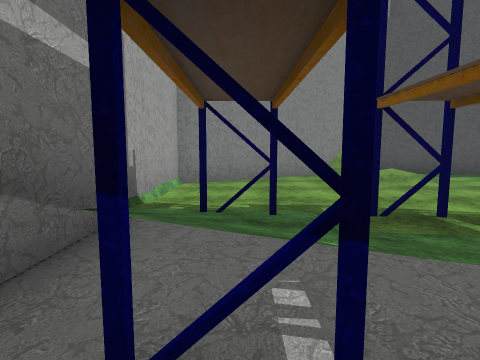
[1] (above)

21 first-person views from a walk through a 3-D level made in the Unity game engine. The camera is 1.4 m above the floor, tilts 6° down and sees 80° across. The floor is counted in squares, 2 m on a side. Each view is taken from the middle of a square. On the plan, view 1 faces up. The plan holds only what a view shows up to about 10 squares ahead; the rest is blank. The place goes on beyond the plan. The player character is not drawn. Door leaves are left out, so doorways stand open. Some surface patterns are stand-ins.

[2]
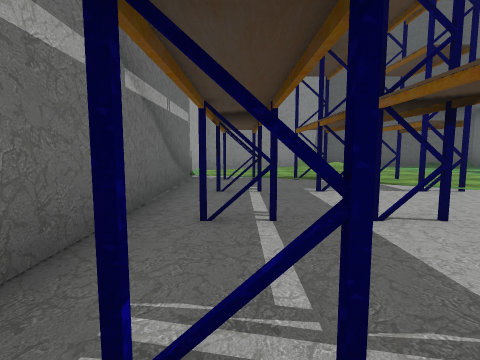

[3]
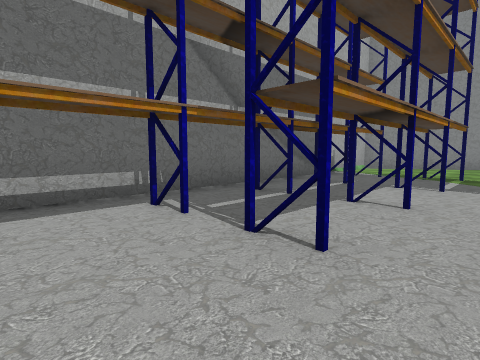

[4]
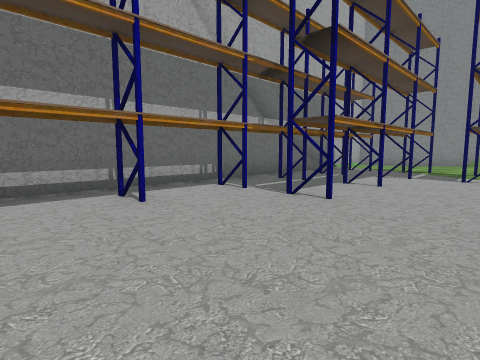

[5]
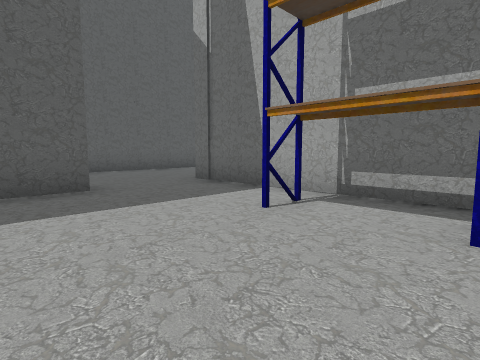

[6]
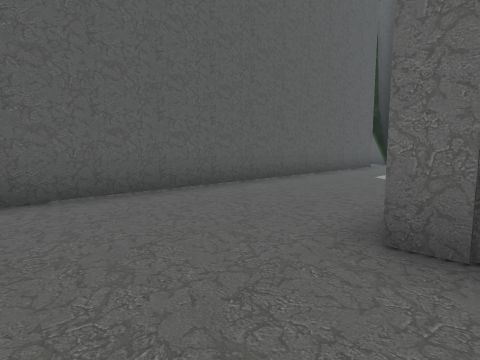

[7]
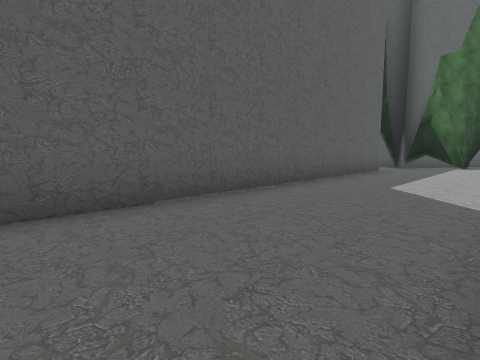

[8]
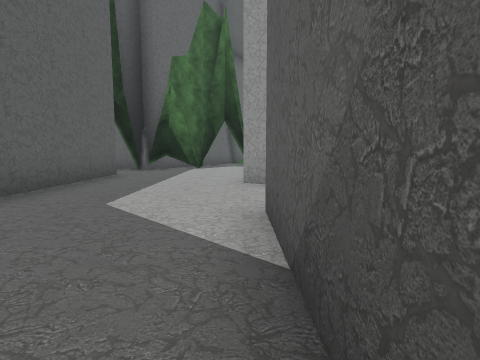

[9]
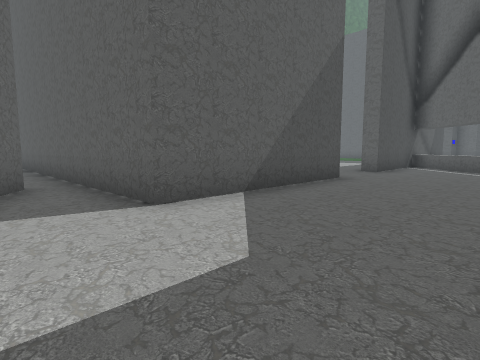

[10]
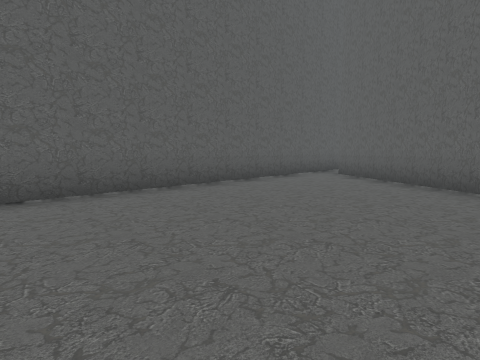

[11]
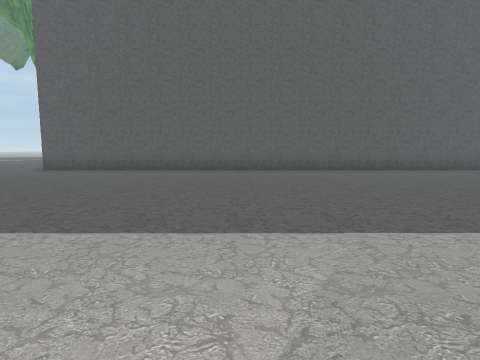

[12]
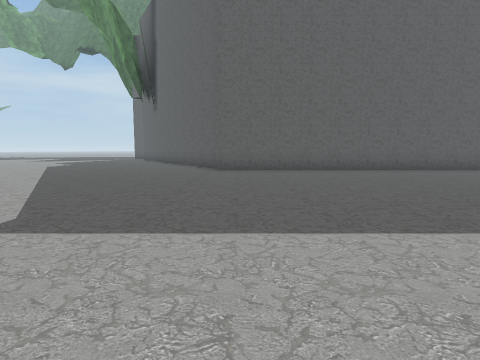

[13]
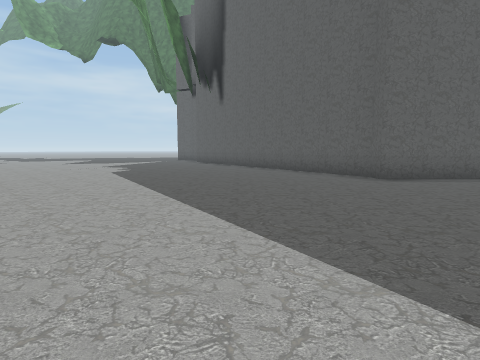

[14]
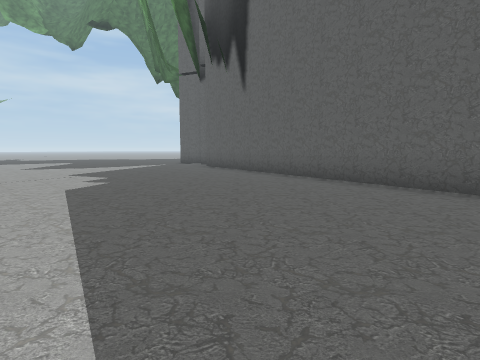

[15]
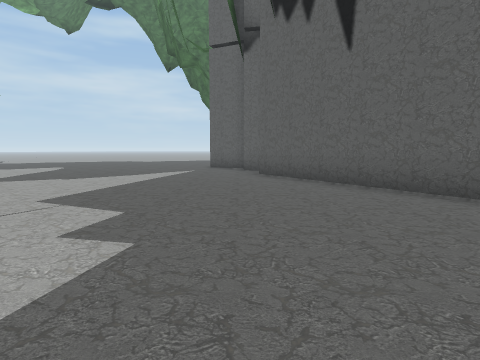

[16]
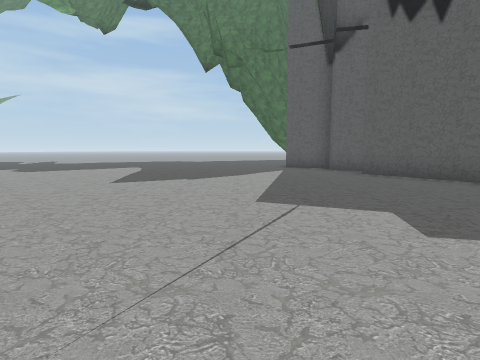

[17]
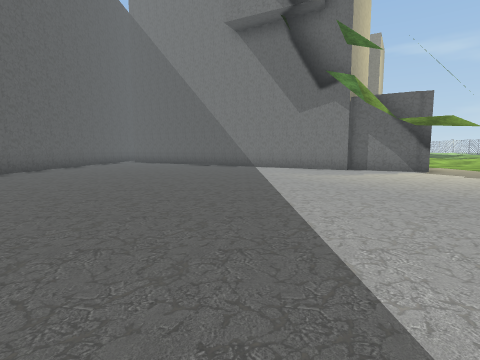

[18]
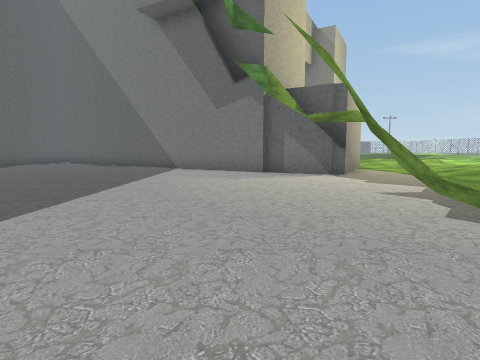

[19]
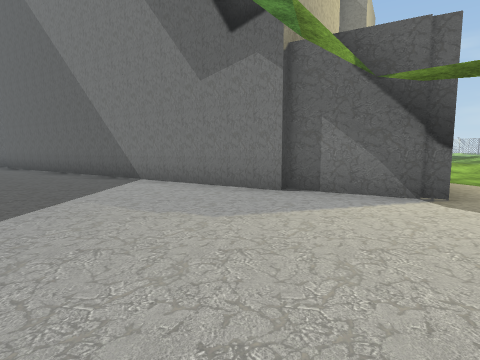

[20]
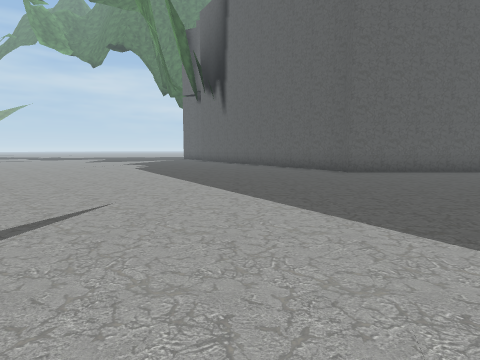

[21]
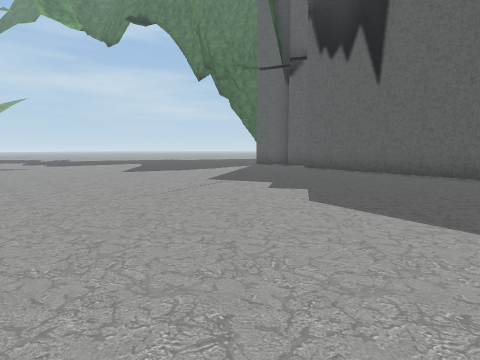

### Floor plan
Key: @ floor where view 1 was taken; # wall or solid block; x gap in a wall; . floor; / step, stairs or slope; = window, fence, low wall or low ledge; ^ raised ledge.
Columns run from 23 left of view 1 to 4 right of it. Each row starts with its distance up from view 1.
 23                         ....
 22                        .....
 21                       ......
 20                      .......
 19                    .........
 18                  ...........
 17                 ............
 16                .............
 15               ..............
 14             ................
 13            .................
 12           ................#.
 11          ...............###
 10         ...............##
  9          ............###  ##
  8          ..........###  ###
  7        ...........##   ##^^^
  6        ..........##   #^^^^^
  5       ...........#    ^^^^^^
  4       ...........#    ^^^^^^
  3     =#...........#    #^^^^^
  2    /#............#    ^^^^^^
  1   ./ ............#    ^.^^^^
  0  /./ ............#   #.@  ^^
 -1  /./#............#   #.#.#
 -2 /../###..........#   #.....
 -3 /..## ###........#   #.#x#.^
 -4  ..     ##.......#   #......
 -5          ###.....#   #.#....
 -6            ###...#   #......
 -7              ##..#   #.#....
 -8               ##.#   #.....
 -9                 .#   #.....
-10               #..#####.....
-11           ....#..........###
-12          #.................=
-13          ##...............=#
-14           #..............
-15           #.#############

Positions as (right, up) in squares from view 1, and headings:
1: (0, 0), facing up
2: (0, -4), facing up
3: (3, -5), facing up-left
4: (4, -7), facing up-left
5: (3, -5), facing down-left
6: (1, -10), facing down-left
7: (-1, -11), facing down-left
8: (-3, -11), facing left
9: (-8, -14), facing up-right
10: (-11, 0), facing down-right
11: (-16, 0), facing right
12: (-16, 6), facing right
13: (-13, 10), facing right
14: (-9, 11), facing right
15: (-5, 13), facing right
16: (-5, 16), facing right
17: (-13, 8), facing down
18: (-16, 7), facing down
19: (-16, 3), facing down
20: (-15, 10), facing right
21: (-8, 15), facing right
